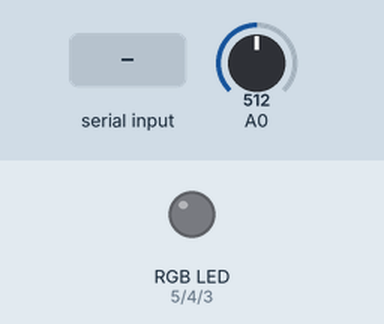
Bench run of a sketch on a simulated Arduino Uno, built with avr-gcc and run on an emulated ATmega328P. On the bench: an RGB LED mixed from three pins (HIGH = lit). Inputs (shaded band) come from the test bench; at power-on: A0 = 512. Dim RGB values are drawn brighter than linear; what the sketch prints to the serial monitor is not drawn.

Above: at 1.2 s.
1.3 s: "90,45,200\n" received over Serial
At 2.1 s:
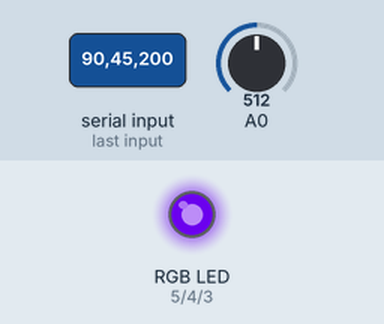
2.8 s: "30,150,10\n" received over Serial
At 3.3 s:
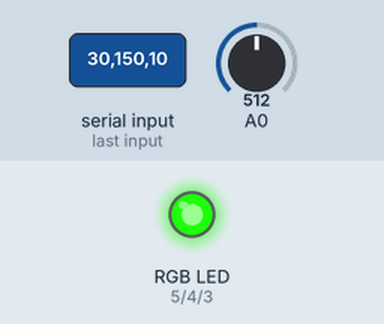
4.3 s: "1,90,45\n" received over Serial
At 5.6 s:
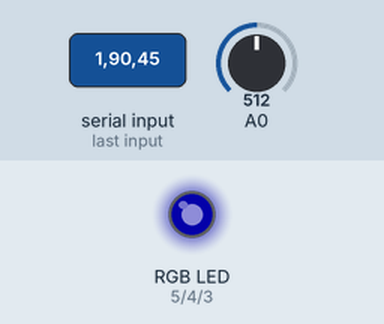
Timing chart, 0 to 7.3 s (numbered marks = the images above; inputs shaded):
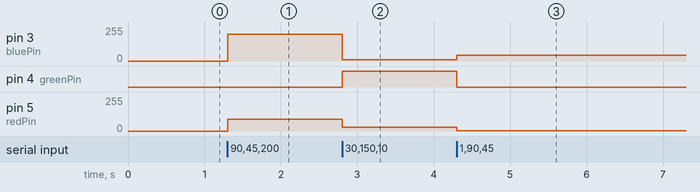

Measured:
- after the input at 1.3 s, pin 3 (bluePin): 0/255 → 200/255 at once; pin 5 (redPin): 0/255 → 90/255 at once
- after the input at 2.8 s, pin 3 (bluePin): 200/255 → 10/255 at once; pin 4 (greenPin): LOW → HIGH at once; pin 5 (redPin): 90/255 → 30/255 at once
- after the input at 4.3 s, pin 3 (bluePin): 10/255 → 45/255 at once; pin 4 (greenPin): HIGH → LOW at once; pin 5 (redPin): 30/255 → 1/255 at once

The sketch:

potAndRgbLed.ino
```cpp
int redPin = 5;
int greenPin = 4;
int bluePin = 3;

const int numReadings = 10;
int potReadings[numReadings];
int readIndex = 0;
float potTotal = 0;
float potAverage = 0;
float potStart;
bool start = false;
unsigned long lastTime = 0;
const int interval = 16;

void setup() {
  pinMode(A0, INPUT);
  pinMode(redPin, OUTPUT);
  pinMode(greenPin, OUTPUT);
  pinMode(bluePin, OUTPUT);

  Serial.begin(57600);

  for (int i = 0; i < numReadings; i++) {
    potReadings[i] = 0;
  }
}

void loop() {
  int potVal = analogRead(A0);
  int circlePosVal = map(potVal, 0, 1023, 0, 359);

  while (Serial.available() > 0) {
    int red = Serial.parseInt();
    int green = Serial.parseInt();
    int blue = Serial.parseInt();

    if (Serial.read() == '\n') {
      red = constrain(red, 0, 255);
      green = constrain(green, 0, 255);
      blue = constrain(blue, 0, 255);

      analogWrite(redPin, red);
      analogWrite(greenPin, green);
      analogWrite(bluePin, blue);
    }
  }

  potTotal = potTotal - potReadings[readIndex];
  potReadings[readIndex] = circlePosVal;
  potTotal = potTotal + circlePosVal;
  readIndex = readIndex + 1;

  potAverage = potTotal / numReadings;

  if (readIndex >= numReadings) {
    readIndex = 0;
    if (!start) {
      potStart = potAverage;
      start = true;
    }
  }

  if (start) {
    unsigned long now = millis();
    if (now - lastTime > interval) {
      Serial.println((int)(potAverage - potStart));

      lastTime = now;
    }
  }
}
```
